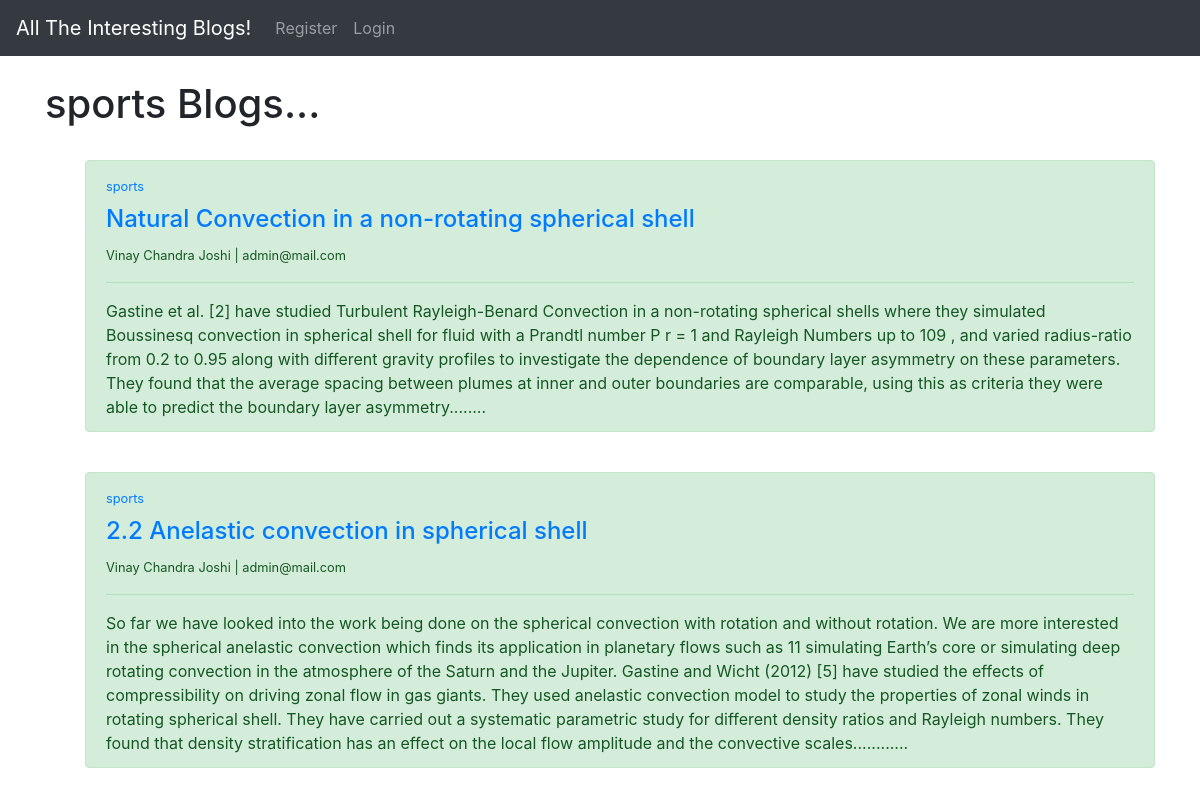
Page /home/category/sports on the committed database.
### blogApi/models.py (models this page shows, shortened)
class Post(models.Model):
    title = models.CharField(max_length=200)
    auther = models.ForeignKey(User, on_delete=models.CASCADE)
    title_tag = models.CharField(max_length=255)
    header_image = models.ImageField(null=True, blank=True, upload_to='images/')
    body = RichTextField(blank=True, null = True)
    date_publication = models.DateTimeField(auto_now_add=True)
    category = models.CharField(max_length=255, default='coding')
    snippet = models.CharField(max_length=1000)

### blogApi/views.py (the view)
# urls.py: path('category/<str:pk>', CategoryView.allCategoryView, name = 'get-category'),
    def allCategoryView(request, pk):
        querySet = Post.objects.filter(category=pk.replace('-', ' '))
        return render(request, 'get_all_category_post.html', {'post_object': querySet, 'category': pk.replace('-', ' ') })

### blogApi/context_processors.py (called while the page is built)
def blog_Api_Context_Processor(request):
    context = {}
    ur = '/home/'
    if request.path.endswith(ur) or request.path.startswith(ur+'updatePost/')  :
        querySet = Category.objects.all()
        categories = [obj.name for obj in querySet]
        context['categ'] = categories
    return context

### blogApi/templates/get_all_category_post.html (shortened to what this page needs)
{% extends 'base.html' %}
{% block content %}
<h1>{{category}} Blogs...</h1>
<ul>
{% if post_object %}
{% for post in post_object %}
    <div class="alert alert-success col-md-2- col-md-offset-4" role="alert">
        <label><small><a href="{% url 'get-category' post.category|slugify %}" class="link-dark">{{post.category}}</a></small></label>
        <h4><a href={% url "article-detail" post.pk %}>{{post.title}}</a></h4>
        <small>{{post.auther.first_name }} {{ post.auther.last_name }} | {{post.auther.email}}</small>
        <hr></hr>
        {{post.snippet}}
        </div>
{% endfor %}
{% else %}
    <br>
    <div class="alert alert-danger" role="alert">
  <h4>Sorry... There are no articles under this category </h4>
</div>
{% endif %}
</ul>
{% endblock %}

### rows in the picture
Post: category "sports", title "Natural Convection in a non-rotating spherical shell", auther.first_name "Vinay Chandra", auther.last_name "Joshi", auther.email "admin@mail.com", snippet "Gastine et al. [2] have studied Turbulent Rayleigh-Benard Convection in a non-rotating spherical shells where they simulated Boussinesq convection in spherical shell for fluid with a Prandtl number P r = 1 and Rayleigh Numbers up to 109 , and varied radius-ratio from 0.2 to 0.95 along with different gravity profiles to investigate the dependence of boundary layer asymmetry on these parameters. They found that the average spacing between plumes at inner and outer boundaries are comparable, using this as criteria they were able to predict the boundary layer asymmetry........"
Post: category "sports", title "2.2 Anelastic convection in spherical shell", auther.first_name "Vinay Chandra", auther.last_name "Joshi", auther.email "admin@mail.com", snippet "So far we have looked into the work being done on the spherical convection with rotation and without rotation. We are more interested in the spherical anelastic convection which finds its application in planetary flows such as 11 simulating Earth’s core or simulating deep rotating convection in the atmo\u0002sphere of the Saturn and the Jupiter. Gastine and Wicht (2012) [5] have studied the effects of compressibility on driving zonal flow in gas giants. They used anelastic convection model to study the properties of zonal winds in rotating spherical shell. They have carried out a systematic parametric study for different density ratios and Rayleigh numbers. They found that density stratification…"

### other values in the picture
{{ category }} "sports"
